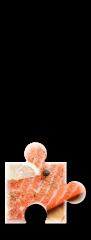
#> input picture 网易滑动/front_img.jpg, 91 x 240 px
$ python test.py
#> lines starting #> are read from the running program, lines starting #| are printed output that depends on the picture; after the words box and inside, x2 and y2 are one past the last pixel; in counts of white or black regions, pixels touching at a corner belong together
# -*- coding: utf-8 -*-

import cv2
import numpy as np

def find_distance(front_img, bg_img):
#> called with front_img = 'front_img.jpg', bg_img = 'bg_img.jpg'
    front = cv2.imread(front_img)
#> front is the input picture: shape (240, 91, 3); mean B, G, R 25.1, 31.2, 44
    front_gray = cv2.cvtColor(front, cv2.COLOR_BGR2GRAY)
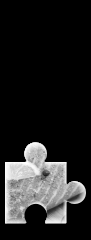
#> front_gray: shape (240, 91); min 0, max 254, mean 34.3
    cv2.imwrite(f'gray_{front_img}', front_gray)

    bg = cv2.imread(bg_img)
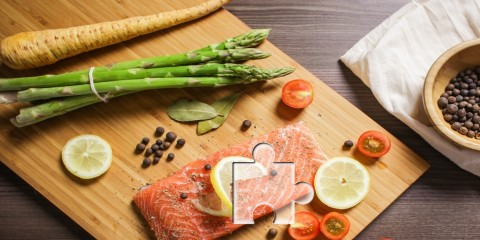
#> input picture 网易滑动/bg_img.jpg, 480 x 240 px
#> bg is the input picture: shape (240, 480, 3); mean B, G, R 89.5, 130.9, 165.1
    gray_bg = cv2.cvtColor(bg, cv2.COLOR_BGR2GRAY)
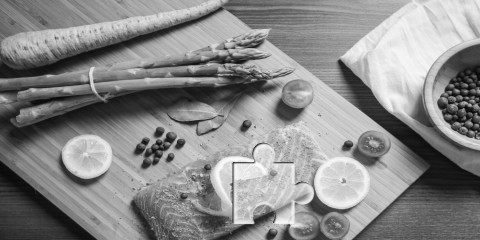
#> gray_bg: shape (240, 480); min 4, max 254, mean 136.4
    cv2.imwrite(f'gray_{bg_img}', gray_bg)

    # 找出滑块最小的图片
    front_gray = front_gray[front_gray.any(1)]
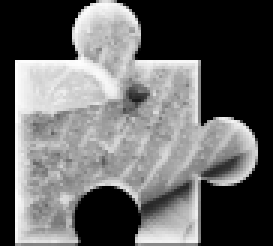
#> front_gray: shape (82, 91) (shown 3 times larger); min 0, max 254, mean 100.5
    cv2.imwrite(f'gray_min_{front_img}', front_gray)


    # 匹配图像算法, 第三个参数是精度控制, 以下是精度最高的
    res = cv2.matchTemplate(gray_bg, front_gray, cv2.TM_CCOEFF_NORMED)
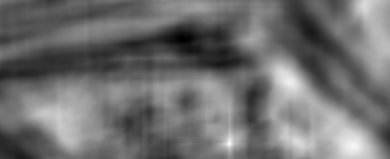
#> res: shape (159, 390) float32; min -0.406, max 0.539, mean 0.00896; drawn with min black and max white
    # 注意opencv中的横轴是y, 纵轴是x
    x, y = np.unravel_index(np.argmax(res), res.shape)
#> x = 143; y = 229

    print(x, y)
#| 143 229
    cv2.rectangle(bg, (y, x), (y + front_gray.shape[1], x + front_gray.shape[0]), (0, 0, 255), 2)
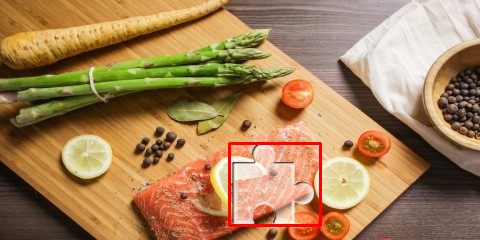
#> bg: shape (240, 480, 3); 0.9% of pixels changed, all inside (x1, y1, x2, y2) = (228, 142, 322, 227)
    cv2.imshow('test', bg)
    cv2.waitKey(0)
    cv2.destroyAllWindows()

find_distance('front_img.jpg', 'bg_img.jpg')
